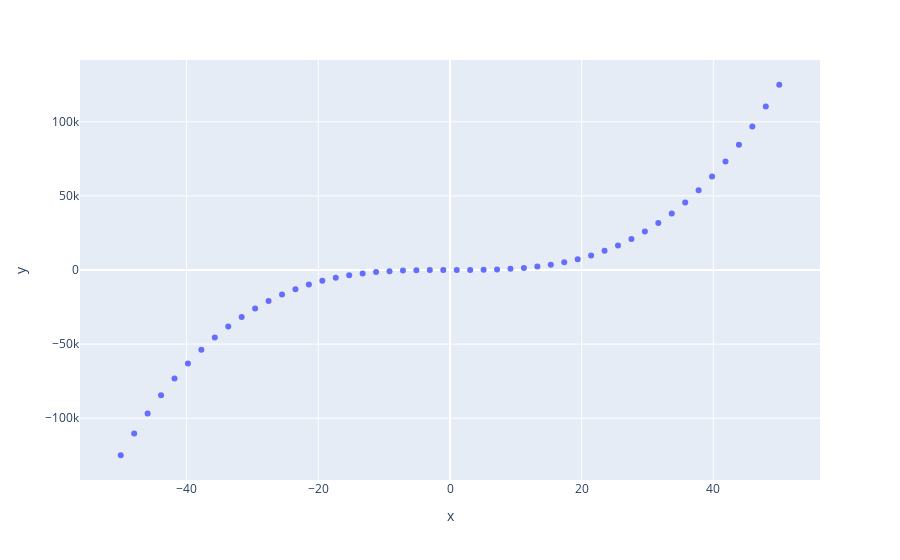

Here is the notebook cell this chart was saved with:
### Code cell
import numpy as np

import plotly.express as px



# x-axis data points

x = np.linspace(start=-50, stop=50)



# y-axis data points

y = x ** 3



# define the plot

fig = px.scatter(x=x, y=y)



fig.show()

### Figure 1 — Plotly figure (JSON) as saved in the notebook; plotly's stock layout.template omitted (floating-point values rounded to 4 significant figures)
{"data": [{"hovertemplate": "x=%{x}<br>y=%{y}<extra></extra>", "legendgroup": "", "marker": {"color": "#636efa", "symbol": "circle"}, "mode": "markers", "name": "", "orientation": "v", "showlegend": false, "type": "scatter", "x": [-50, -47.96, -45.92, -43.88, -41.84, -39.8, -37.76, -35.71, -33.67, -31.63, -29.59, -27.55, -25.51, -23.47, -21.43, -19.39, -17.35, -15.31, -13.27, -11.22, -9.184, -7.143, -5.102, -3.061, -1.02, 1.02, 3.061, 5.102, 7.143, 9.184, 11.22, 13.27, 15.31, 17.35, 19.39, 21.43, 23.47, 25.51, 27.55, 29.59, 31.63, 33.67, 35.71, 37.76, 39.8, 41.84, 43.88, 45.92, 47.96, 50], "xaxis": "x", "y": [-125000, -110300.0, -96820.0, -84470.0, -73230.0, -63030.0, -53820.0, -45550.0, -38180.0, -31650.0, -25910.0, -20910.0, -16600.0, -12930.0, -9840.0, -7288.0, -5220.0, -3586.0, -2334.0, -1414.0, -774.5, -364.4, -132.8, -28.69, -1.062, 1.062, 28.69, 132.8, 364.4, 774.5, 1414.0, 2334.0, 3586.0, 5220.0, 7288.0, 9840.0, 12930.0, 16600.0, 20910.0, 25910.0, 31650.0, 38180.0, 45550.0, 53820.0, 63030.0, 73230.0, 84470.0, 96820.0, 110300.0, 125000], "yaxis": "y"}], "layout": {"autosize": true, "legend": {"tracegroupgap": 0}, "margin": {"t": 60}, "xaxis": {"anchor": "y", "autorange": true, "domain": [0, 1], "range": [-56.83, 56.83], "title": {"text": "x"}, "type": "linear"}, "yaxis": {"anchor": "x", "autorange": true, "domain": [0, 1], "range": [-144400.0, 144400.0], "title": {"text": "y"}, "type": "linear"}}}
